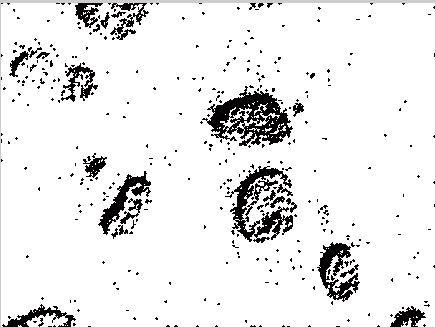
%> input picture uncategorized/-5.jpg, 436 x 328 px
$ octave --eval "DRLSE('../../uncategorized/-5.jpg');"   (GNU Octave 9; MATLAB toolbox functions it lacks are replaced by stand-ins)
%> lines starting %> are read from the running program, lines starting %| are printed output that depends on the picture; in (x1, y1, x2, y2) boxes, pixels count from 0 and x2, y2 are one past the last pixel; in counts of white or black regions, pixels touching at a corner belong together; the program's own positions count from 1
function DRLSE(imgname)
%> called with imgname = '../../uncategorized/-5.jpg'
%clear all;
close all;

drlsePath = 'C:\Users\Prateek\Documents\MATLAB\Project 4\DRLSE_v0';
cwd = pwd;
datapath = strcat(cwd, '\data1\');
filepath = strcat(datapath, imgname);
foutpath = 'C:\Users\Prateek\Documents\MATLAB\Project 4\data1\DRLSE';

Img=imread(filepath);
%> Img is the input picture: size 328x436x3 uint8; mean R, G, B 232.2, 232.1, 232.2
Img=double(Img(:,:,1));
%> Img: size 328x436 double

%% parameter setting
timestep=5;  % time step
mu=0.2/timestep;  % coefficient of the distance regularization term R(phi)
iter_inner=5;
iter_outer=60;
lambda=5; % coefficient of the weighted length term L(phi)
alfa=-1.5;  % coefficient of the weighted area term A(phi)
epsilon=1.7; % papramater that specifies the width of the DiracDelta function

sigma=0.9;    % scale parameter in Gaussian kernel
G=fspecial('gaussian',15,sigma); % Caussian kernel
Img_smooth=conv2(Img,G,'same');  % smooth image by Gaussiin convolution
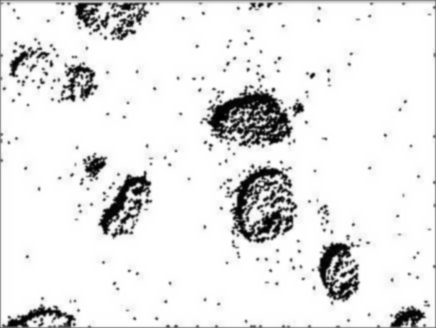
%> Img_smooth: size 328x436 double; min 2.07, max 255, mean 231.5; drawn with min black and max white
[Ix,Iy]=gradient(Img_smooth);
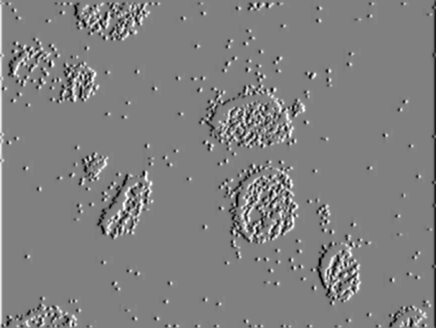
%> Ix: size 328x436 double; min -85.54, max 83.97, mean 0; drawn with min black and max white
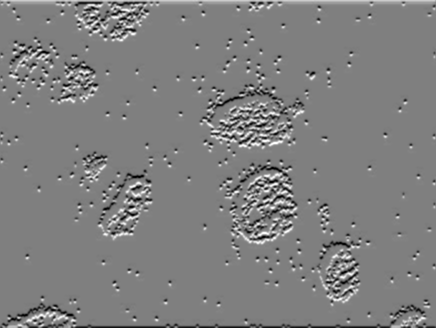
%> Iy: size 328x436 double; min -84.76, max 84.56, mean 0; drawn with min black and max white
f=Ix.^2+Iy.^2;
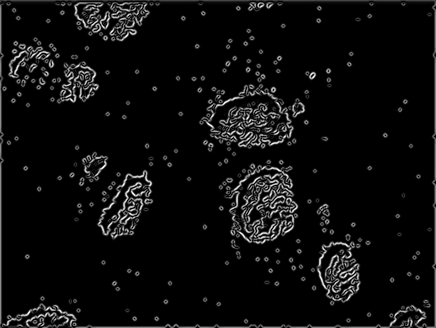
%> f: size 328x436 double; min 0, max 9196.2, mean 486.2; drawn with min black and max white
g=1./(1+f);  % edge indicator function.
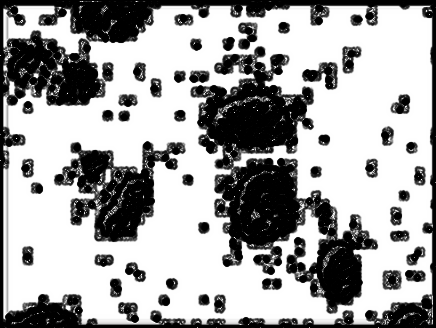
%> g: size 328x436 double; min 0.000109, max 1, mean 0.64

% initialize LSF as binary step function
c0=2;
initialLSF = c0*ones(size(Img));
% [5 lines of commented-out code are left out]


initialLSF(90:95,130:138)=-c0;
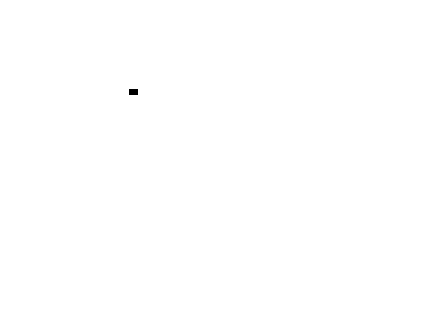
%> initialLSF: size 328x436 double; values -2 (black) and 2 (white), 100% white; 1 black region, box (x1, y1, x2, y2) and area: (129, 89, 138, 95) 54
initialLSF(90:95,150:157)=-c0;
%> initialLSF: size 328x436 double; values -2 (black) and 2 (white), 99.9% white; 2 black regions, box (x1, y1, x2, y2) and area: (129, 89, 138, 95) 54, (149, 89, 157, 95) 48
initialLSF(70:75,130:138)=-c0;
%> initialLSF: size 328x436 double; values -2 (black) and 2 (white), 99.9% white; 3 black regions, box (x1, y1, x2, y2) and area: (129, 69, 138, 75) 54, (129, 89, 138, 95) 54, (149, 89, 157, 95) 48
initialLSF(70:75,150:157)=-c0;
%> initialLSF: size 328x436 double; values -2 (black) and 2 (white), 99.9% white; 4 black regions, box (x1, y1, x2, y2) and area: (129, 69, 138, 75) 54, (129, 89, 138, 95) 54, (149, 69, 157, 75) 48, (149, 89, 157, 95) 48

initialLSF(10:40,40:70)=-c0;
initialLSF(10:40,220:260)=-c0;
initialLSF(125:155,40:70)=-c0;
initialLSF(125:155,220:260)=-c0;
%> initialLSF: size 328x436 double; values -2 (black) and 2 (white), 96.7% white; 8 black regions, largest, box (x1, y1, x2, y2) and area: (219, 9, 260, 40) 1271, (219, 124, 260, 155) 1271, (39, 9, 70, 40) 961

phi=initialLSF;

figure(1);
mesh(-phi);   % for a better view, the LSF is displayed upside down
hold on;  contour(phi, [0,0], 'r','LineWidth',2);
title('Initial level set function');
view([-80 35]);

figure(2);
imagesc(Img,[0, 255]); axis off; axis equal; colormap(gray); hold on;  contour(phi, [0,0], 'r');
title('Initial zero level contour');
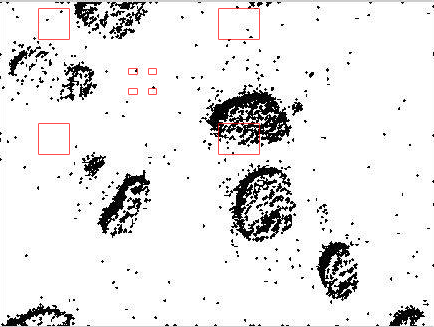
%> figure redrawn from the program's plot data; its title reads 'Initial zero level contour'
pause(0.5);

potential=2;
if potential ==1
    potentialFunction = 'single-well';  % use single well potential p1(s)=0.5*(s-1)^2, which is good for region-based model
elseif potential == 2
    potentialFunction = 'double-well';  % use double-well potential in Eq. (16), which is good for both edge and region based models
else
    potentialFunction = 'double-well';  % default choice of potential function
end

cd(drlsePath);
% start level set evolution
%phi = 0;
for n=1:iter_outer
    phi = drlse_edge(phi, g, lambda, mu, alfa, epsilon, timestep, iter_inner, potentialFunction);
    if mod(n,2)==0
        figure(2);
        imagesc(Img,[0, 255]); axis off; axis equal; colormap(gray); hold on;  contour(phi, [0,0], 'r');

    end
end

fname = strcat(foutpath,'\',imgname,'_DRLSE_out.tif');
imwrite(phi, fname, 'tif');


% refine the zero level contour by further level set evolution with alfa=0
alfa=0;
iter_refine = 10;
phi = drlse_edge(phi, g, lambda, mu, alfa, epsilon, timestep, iter_inner, potentialFunction);
cd('../');

finalLSF=phi;
figure(2);
imagesc(Img,[0, 255]); axis off; axis equal; colormap(gray); hold on;  contour(phi, [0,0], 'r');
hold on;  contour(phi, [0,0], 'r');
str=['Final zero level contour, ', num2str(iter_outer*iter_inner+iter_refine), ' iterations'];
title(str);

figure;
mesh(-finalLSF); % for a better view, the LSF is displayed upside down
hold on;  contour(phi, [0,0], 'r','LineWidth',2);
view([-80 35]);
str=['Final level set function, ', num2str(iter_outer*iter_inner+iter_refine), ' iterations'];
title(str);
axis on;

end
%> (the run ends here)
